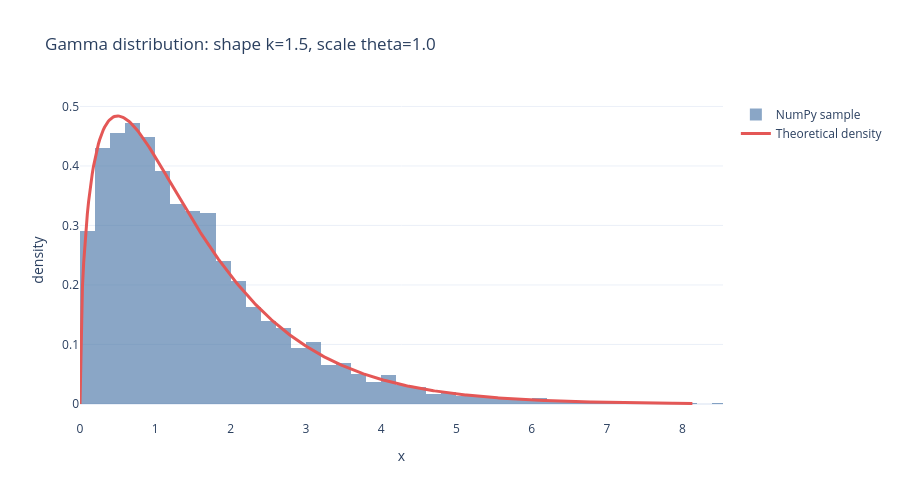
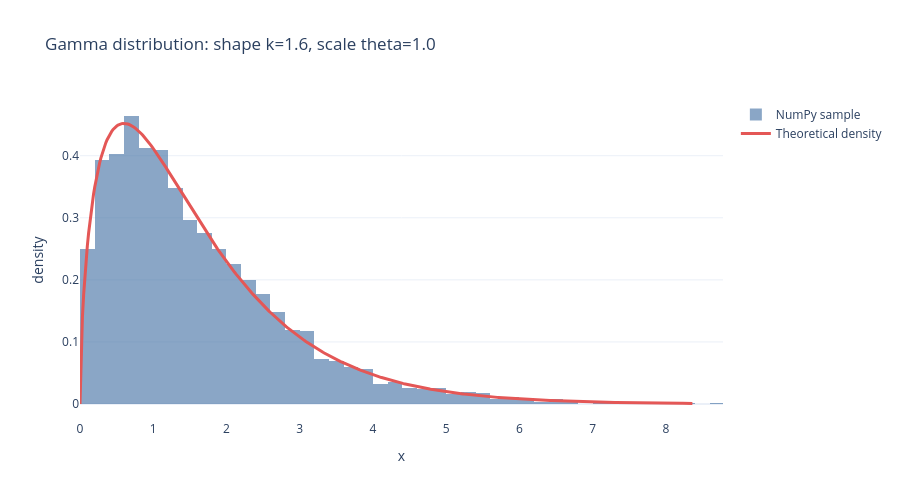

The code cell stored with these charts, in order, in its notebook:
### Markdown cell above
## 2. Interactive parameter exploration with Plotly

The interactive figure below compares a simulated histogram with the theoretical Gamma density.
Two sliders control the shape parameter $k$ and the scale parameter $\theta$ directly on the interval $[0.1, 3.0]$.

In the code:

- `stats.gamma.pdf(x, a=k, scale=theta)` evaluates the probability density function pointwise.
- `stats.gamma.ppf(q, a=k, scale=theta)` returns the quantile associated with probability level `q`, that is, the inverse cumulative distribution function.

Here we use `ppf(0.999, ...)` to choose an upper bound for the horizontal axis that contains almost all of the distribution mass.

### Code cell
shape_slider = widgets.FloatSlider(
    value=1.5,
    min=0.1,
    max=3.0,
    step=0.1,
    description="shape k",
    continuous_update=False,
    readout_format=".1f",
)

scale_slider = widgets.FloatSlider(
    value=1.0,
    min=0.1,
    max=3.0,
    step=0.1,
    description="scale",
    continuous_update=False,
    readout_format=".1f",
)

def update_gamma_plot(shape, scale):

    sample = rng.gamma(shape=shape, scale=scale, size=5_000)
    x_max = stats.gamma.ppf(0.999, a=shape, scale=scale)

    if not np.isfinite(x_max) or x_max <= 0.0:
        x_max = max(sample.max(), shape * scale)

    x = np.linspace(0.0, x_max, 500)
    y = stats.gamma.pdf(x, a=shape, scale=scale)

    fig = go.Figure()
    fig.add_histogram(
        x=sample,
        histnorm="probability density",
        nbinsx=60,
        name="NumPy sample",
        opacity=0.65,
        marker_color="#4C78A8",
    )
    fig.add_scatter(
        x=x,
        y=y,
        mode="lines",
        name="Theoretical density",
        line=dict(color="#E45756", width=3),
    )
    fig.update_layout(
        title=f"Gamma distribution: shape k={shape:.1f}, scale theta={scale:.1f}",
        template="plotly_white",
        barmode="overlay",
        xaxis_title="x",
        yaxis_title="density",
        xaxis=dict(range=[0.0, 1.05 * x_max]),
        width=900,
        height=500,
    )
    fig.show()


interactive_output = widgets.interactive_output(
    update_gamma_plot,
    {"shape": shape_slider, "scale": scale_slider},
)

display(widgets.VBox([widgets.HBox([shape_slider, scale_slider]), interactive_output]))

### Figure 1 — Plotly figure (JSON) as saved in the notebook; plotly's stock layout.template omitted (floating-point values rounded to 4 significant figures; data arrays with more than 128 entries replaced by an {"elided": "..."} marker saying what was removed)
{"data": [{"histnorm": "probability density", "marker": {"color": "#4C78A8"}, "name": "NumPy sample", "nbinsx": 60, "opacity": 0.65, "type": "histogram", "x": {"elided": "5000 float values"}}, {"line": {"color": "#E45756", "width": 3}, "mode": "lines", "name": "Theoretical density", "type": "scatter", "x": {"elided": "500 float values"}, "y": {"elided": "500 float values"}}], "layout": {"barmode": "overlay", "height": 500, "title": {"text": "Gamma distribution: shape k=1.5, scale theta=1.0"}, "width": 900, "xaxis": {"range": [0, 8.54], "title": {"text": "x"}}, "yaxis": {"title": {"text": "density"}}}}

### Figure 2 — Plotly figure (JSON) as saved in the notebook; plotly's stock layout.template omitted (floating-point values rounded to 4 significant figures; data arrays with more than 128 entries replaced by an {"elided": "..."} marker saying what was removed)
{"data": [{"histnorm": "probability density", "marker": {"color": "#4C78A8"}, "name": "NumPy sample", "nbinsx": 60, "opacity": 0.65, "type": "histogram", "x": {"elided": "5000 float values"}}, {"line": {"color": "#E45756", "width": 3}, "mode": "lines", "name": "Theoretical density", "type": "scatter", "x": {"elided": "500 float values"}, "y": {"elided": "500 float values"}}], "layout": {"barmode": "overlay", "height": 500, "title": {"text": "Gamma distribution: shape k=1.6, scale theta=1.0"}, "width": 900, "xaxis": {"range": [0, 8.779], "title": {"text": "x"}}, "yaxis": {"title": {"text": "density"}}}}
